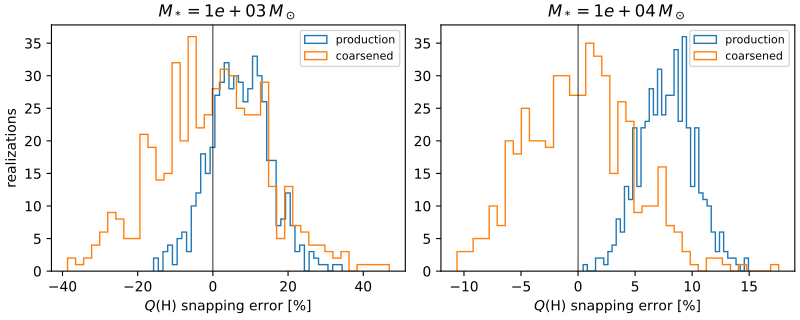

Write Python code to recreate this figure.
#!/usr/bin/env python3
"""
Quantify the effect of mass-grid snapping on integrated stochastic feedback.

Referee point (p6c1): the stochastic sampler rounds each sampled star to the
nearest single-star track-grid mass so that feedback is read directly from the
database without interpolation in mass. The <1% deviation reported for the total
*mass* does not bound the error in the integrated *feedback*, which scales
non-linearly with stellar mass on a grid that is coarse at the high-mass end.

This script compares the population-integrated feedback (ionizing photon rate
Q(H), wind mechanical power, and wind momentum injection) computed two ways from
an identical set of sampled continuous masses:

    - "snapped" : each star rounded to the nearest track-grid mass (production behaviour)
    - "true"    : feedback interpolated (log-feedback vs. log-mass) at the continuous mass

It reports the distribution of the relative error (snapped - true)/true over many
realizations, both instantaneously at a few ages and time-integrated over 0-10 Myr.
It also repeats the test on a deliberately coarsened grid to expose the dependence
on grid sampling.

Outputs:
    analysis/mass_snapping_feedback_error.json   (numbers)
    analysis/mass_snapping_feedback_error.pdf    (figure)
"""
import os
import sys
import json

import numpy as np
import h5py

# project paths
HERE = os.path.dirname(os.path.abspath(__file__))
ROOT = os.path.dirname(os.path.dirname(HERE))
sys.path.insert(0, os.path.join(ROOT, "pysb99"))
from stochastic.sampling import sample_imf  # continuous stop-after sampler

DB = os.path.join(ROOT, "src", "database", "single_star_tracks.h5")
ZGRP = "Z_0.0140"           # solar metallicity
QUANTS = ["Q_HI", "wind_power", "wind_momentum"]   # all stored as log10
QLABEL = {"Q_HI": r"$Q(\mathrm{H})$",
          "wind_power": r"$L_\mathrm{mech}$",
          "wind_momentum": r"$\dot{p}_\mathrm{wind}$"}

N_REAL = 500                # realizations per configuration
M_STAR_LIST = [1e3, 1e4]    # target stellar masses [Msun]
M_UPPER = 100.0             # upper mass limit (truncates grid before sampling)
AGES_MYR = [0.0, 1.0, 3.0, 5.0]   # instantaneous evaluation ages
T_INT_MYR = 10.0            # time-integration upper limit


def load_tracks(db, zgrp):
    with h5py.File(db, "r") as f:
        tg = np.array(f["metadata"]["time_grid"])      # Myr, (n_t,)
        g = f[zgrp]
        keys = [k for k in g.keys()
                if k.startswith("mass_") and isinstance(g[k], h5py.Group)]
        masses = np.array([float(g[k].attrs["mass_Msun"]) for k in keys])
        data = {q: np.array([np.array(g[k][q]) for k in keys]) for q in QUANTS}  # (n_m, n_t) log10
    order = np.argsort(masses)
    masses = masses[order]
    for q in QUANTS:
        data[q] = data[q][order]
    return tg, masses, data


def integrated_timeseries(query_masses, grid_masses, grid_logfb, snapped):
    """Population-integrated linear feedback time series, shape (n_t,)."""
    logm_g = np.log10(grid_masses)
    if snapped:
        idx = np.abs(grid_masses[None, :] - query_masses[:, None]).argmin(axis=1)
        lin = np.power(10.0, grid_logfb[idx, :])
    else:
        logm_q = np.log10(np.clip(query_masses, grid_masses.min(), grid_masses.max()))
        lin = np.empty((len(query_masses), grid_logfb.shape[1]))
        for j in range(grid_logfb.shape[1]):
            lin[:, j] = np.interp(logm_q, logm_g, grid_logfb[:, j])
        lin = np.power(10.0, lin)
    return lin.sum(axis=0)


def rel_errors_for_grid(snap_masses, snap_data, full_masses, full_data,
                        tg, m_star, n_real, seed0):
    """
    For n_real realizations, return relative errors (snapped - true)/true for each
    quantity, at the requested ages and time-integrated. 'true' always uses the FULL
    grid interpolation; 'snapped' snaps to snap_masses (which may be coarsened).
    Each *_data dict is aligned row-for-row with its corresponding *_masses array.
    """
    age_idx = [int(np.argmin(np.abs(tg - a))) for a in AGES_MYR]
    tmask = tg <= T_INT_MYR
    m_min, m_max = full_masses.min(), full_masses.max()

    out = {q: {"age": {a: [] for a in AGES_MYR}, "integrated": []} for q in QUANTS}
    for r in range(n_real):
        masses = sample_imf(total_mass=m_star, imf_name="kroupa",
                            m_min=m_min, m_max=m_max, seed=seed0 + r)
        masses = masses[masses <= M_UPPER]
        if masses.size == 0:
            continue
        for q in QUANTS:
            true_ts = integrated_timeseries(masses, full_masses, full_data[q], snapped=False)
            snap_ts = integrated_timeseries(masses, snap_masses, snap_data[q], snapped=True)
            for a, ai in zip(AGES_MYR, age_idx):
                t = true_ts[ai]
                if t > 0:
                    out[q]["age"][a].append((snap_ts[ai] - t) / t)
            ti_true = np.trapz(true_ts[tmask], tg[tmask])
            ti_snap = np.trapz(snap_ts[tmask], tg[tmask])
            if ti_true > 0:
                out[q]["integrated"].append((ti_snap - ti_true) / ti_true)
    return out


def summarize(errs):
    a = np.array(errs) * 100.0  # percent
    if a.size == 0:
        return None
    return {
        "n": int(a.size),
        "median": float(np.median(a)),
        "mean": float(np.mean(a)),
        "p16": float(np.percentile(a, 16)),
        "p84": float(np.percentile(a, 84)),
        "p2.5": float(np.percentile(a, 2.5)),
        "p97.5": float(np.percentile(a, 97.5)),
        "max_abs": float(np.max(np.abs(a))),
    }


def main():
    tg, full_grid, data = load_tracks(DB, ZGRP)
    trunc = full_grid <= M_UPPER
    full_grid_trunc = full_grid[trunc]
    data_trunc = {q: data[q][trunc] for q in QUANTS}

    # coarsened grid: drop every other track above 20 Msun
    hi = full_grid_trunc >= 20.0
    keep = np.ones_like(full_grid_trunc, dtype=bool)
    hi_idx = np.where(hi)[0]
    keep[hi_idx[1::2]] = False        # drop alternate high-mass tracks
    coarse_grid = full_grid_trunc[keep]
    coarse_data = {q: data_trunc[q][keep] for q in QUANTS}

    # (grid masses, grid-aligned data) per configuration
    grids = {
        "production": (full_grid_trunc, data_trunc),
        "coarsened": (coarse_grid, coarse_data),
    }

    results = {
        "metadata": {
            "Z_group": ZGRP,
            "m_upper_Msun": M_UPPER,
            "n_realizations": N_REAL,
            "ages_myr": AGES_MYR,
            "t_int_myr": T_INT_MYR,
            "full_grid_above_20": [float(x) for x in np.sort(full_grid_trunc[full_grid_trunc >= 20])],
            "coarse_grid_above_20": [float(x) for x in np.sort(coarse_grid[coarse_grid >= 20])],
        },
        "results": {},
    }

    for m_star in M_STAR_LIST:
        results["results"][f"Mstar_{m_star:.0e}"] = {}
        for gname, (gmasses, gdata) in grids.items():
            errs = rel_errors_for_grid(gmasses, gdata, full_grid_trunc, data_trunc, tg,
                                       m_star, N_REAL, seed0=1000)
            block = {}
            for q in QUANTS:
                block[q] = {
                    "integrated": summarize(errs[q]["integrated"]),
                    "ages": {f"{a:g}Myr": summarize(errs[q]["age"][a]) for a in AGES_MYR},
                }
            results["results"][f"Mstar_{m_star:.0e}"][gname] = block

    out_json = os.path.join(HERE, "mass_snapping_feedback_error.json")
    with open(out_json, "w") as fh:
        json.dump(results, fh, indent=2)
    print(f"Wrote {out_json}")

    # console summary
    for m_star in M_STAR_LIST:
        print(f"\n=== M* = {m_star:.0e} Msun ===")
        for gname in grids:
            print(f"  [{gname} grid]")
            for q in QUANTS:
                ti = results["results"][f"Mstar_{m_star:.0e}"][gname][q]["integrated"]
                if ti:
                    print(f"    {q:14s} time-integrated err: "
                          f"median {ti['median']:+.1f}%, "
                          f"[16-84] {ti['p16']:+.1f}/{ti['p84']:+.1f}%, "
                          f"max|.| {ti['max_abs']:.1f}%")

    # figure: error distribution for Q(H), time-integrated, production grid
    try:
        import matplotlib
        matplotlib.use("Agg")
        import matplotlib.pyplot as plt
        fig, axes = plt.subplots(1, len(M_STAR_LIST), figsize=(8, 3.2), constrained_layout=True)
        if len(M_STAR_LIST) == 1:
            axes = [axes]
        for ax, m_star in zip(axes, M_STAR_LIST):
            for gname, (gmasses, gdata) in grids.items():
                errs = rel_errors_for_grid(gmasses, gdata, full_grid_trunc, data_trunc, tg,
                                           m_star, N_REAL, seed0=1000)
                a = np.array(errs["Q_HI"]["integrated"]) * 100.0
                ax.hist(a, bins=40, histtype="step", label=f"{gname}")
            ax.axvline(0, color="k", lw=0.6)
            ax.set_title(f"$M_*={m_star:.0e}\\,M_\\odot$")
            ax.set_xlabel(r"$Q(\mathrm{H})$ snapping error [%]")
            ax.legend(fontsize=8)
        axes[0].set_ylabel("realizations")
        out_pdf = os.path.join(HERE, "mass_snapping_feedback_error.pdf")
        fig.savefig(out_pdf)
        print(f"Wrote {out_pdf}")
    except Exception as e:
        print(f"(figure skipped: {e})")


if __name__ == "__main__":
    main()
